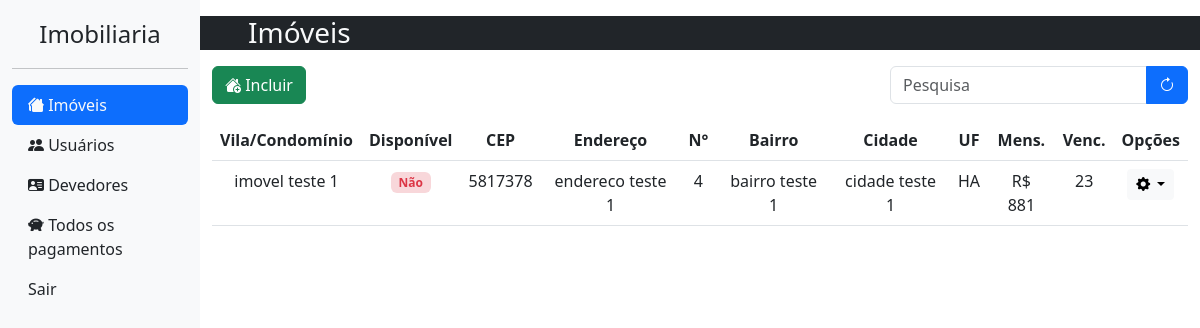
The app's page /imobiliaria/listar/ (signed in), older data.
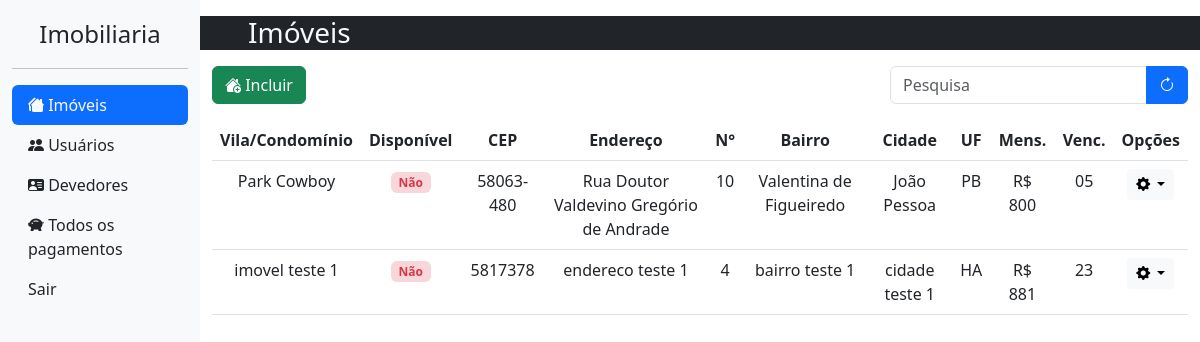
The same page, newer data.
### imobiliaria/models.py (models this page shows, shortened)
class Imovel(models.Model):
    nome = models.CharField(max_length=50, blank=True, verbose_name='Nome do imóvel / vila / condominio')
    cep = models.CharField(max_length=9, blank=True, verbose_name= 'CEP')
    endereco = models.CharField(max_length=100, blank=True, verbose_name= 'Endereço')
    numero = models.CharField(max_length=100, blank=True, verbose_name= 'Numero')
    bairro = models.CharField(max_length=100, blank=True, verbose_name= 'Bairro')
    cidade = models.CharField(max_length=100, blank=True, verbose_name= 'Cidade')
    uf = models.CharField(max_length=2, blank=True, verbose_name= 'UF')
    mensalidade = models.IntegerField(blank=True, verbose_name='Mensalidade R$', validators=[MaxValueValidator(999999), MinValueValidator(0)])
    vencimento = models.IntegerField(default=5, verbose_name="Dia do vencimento da mensalidade", validators=[MaxValueValidator(29), MinValueValidator(1)])
    disponibilidade = models.BooleanField(default=True, verbose_name="Disponibilidade")
    def __str__(self) -> str:
        nome = ''
        if self.nome:
            nome = self.nome
        else:
            nome = self.endereco
        return f'{nome}, {self.numero} - {self.bairro}'

### imobiliaria/views.py (the view)
# urls.py: path('listar/', listarImoveis, name="listarimoveis"),
@login_required
@staff_member_required
def listarImoveis(request):
    context = {}
    imoveis = Imovel.objects.all().order_by('-disponibilidade','nome')
    context['imoveis'] = imoveis
    if request.method == "GET":
        busca = request.GET.get('busca')
        if busca != None:
            imoveis = Imovel.objects.all().filter(nome__contains = busca).order_by('-disponibilidade','nome')
            context['imoveis'] = imoveis
            return render(request, 'views/listar-imoveis.html', context)
    return render(request, 'views/listar-imoveis.html', context)

### imobiliaria/templates/views/listar-imoveis.html (shortened to what this page needs)
{% extends 'base.html' %}
{% block content %}
<div class="row d-sm-none d-lg-block bg-dark text-light mb-3">
    <h3 class="ps-5">Imóveis</h3>
</div>
<div class="row">
    <div class="col-12 d-flex justify-content-between mb-3">
        <a href="{% url 'cadastrarimovel' %}" class="btn btn-success"><i class="bi bi-house-add-fill"></i> Incluir</a>
        <form method="GET" autocomplete="off">
            <div class="input-group">
                <input type="text" class="form-control" placeholder="Pesquisa" name="busca">
                <button class="btn btn-primary"><i class="bi bi-arrow-clockwise"></i></button>
            </div>
        </form>
    </div>
</div>
<div class="table-responsive-xxl">
    <table class="table table-hover text-center">
        <thead>
            <tr>
                <th scope="col">Vila/Condomínio</th>
                <th scope="col">Disponível</th>
                <th scope="col">CEP</th>
                <th scope="col">Endereço</th>
                <th scope="col">N°</th>
                <th scope="col">Bairro</th>
                <th scope="col">Cidade</th>
                <th scope="col">UF</th>
                <th scope="col">Mens.</th>
                <th scope="col">Venc.</th>
                <th scope="col">Opções</th>
            </tr>
        </thead>
        <tbody>
            {% for imovel in imoveis %}
            <tr>
                <td>{{imovel.nome}}</td>
                {% if imovel.disponibilidade %}
                <td><span class="badge bg-success-subtle text-success">Sim</span></td>
                {% else %}
                <td><span class="badge bg-danger-subtle text-danger">Não</span></td>
                {% endif %}
                <td>{{imovel.cep}}</td>
                <td>{{imovel.endereco}}</td>
                <td>{{imovel.numero}}</td>
                <td>{{imovel.bairro}}</td>
                <td>{{imovel.cidade}}</td>
                <td>{{imovel.uf}}</td>
                <td>R$ {{imovel.mensalidade}}</td>
                {% if imovel.vencimento > 9 %}
                    <td>{{ imovel.vencimento }}</td>
                {% else %}
                    <td>0{{imovel.vencimento}}</td>
                {% endif %}
                <td>
                    <div class="dropdown">
                        <button type="button" class="btn btn-sm btn-light dropdown-toggle" data-bs-toggle="dropdown">
                            <i class="bi bi-gear-fill"></i>
                        </button>
                    </div>
                </td>
            </tr>
            {% endfor %}
        </tbody>
    </table>
</div>
{% endblock %}

Row changes from the older to the newer data that the page shows:
added Imovel: nome "Park Cowboy", disponibilidade "Não", cep "58063-480", endereco "Rua Doutor Valdevino Gregório de Andrade", numero "10", bairro "Valentina de Figueiredo", cidade "João Pessoa", uf "PB", mensalidade "800", vencimento "5"
